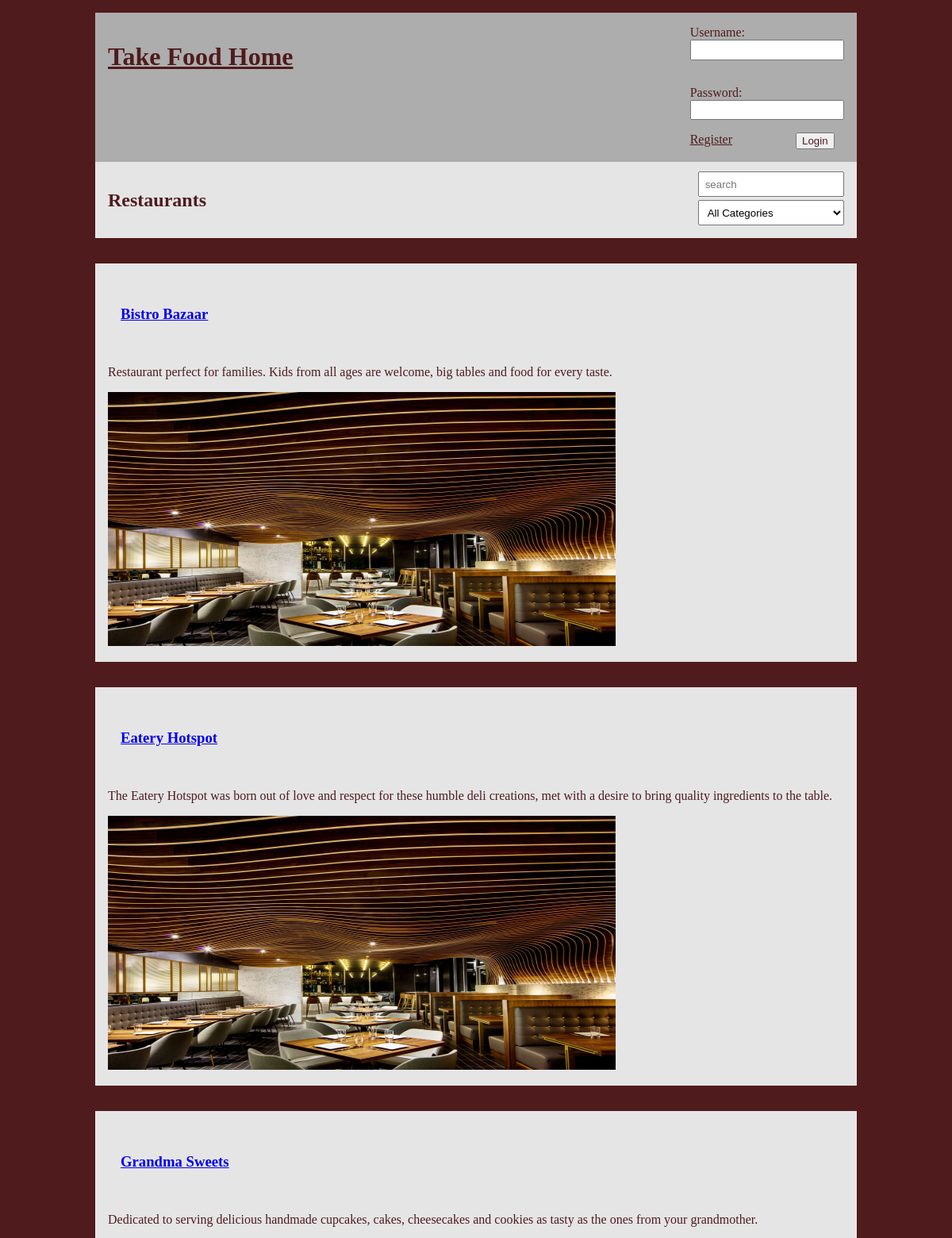
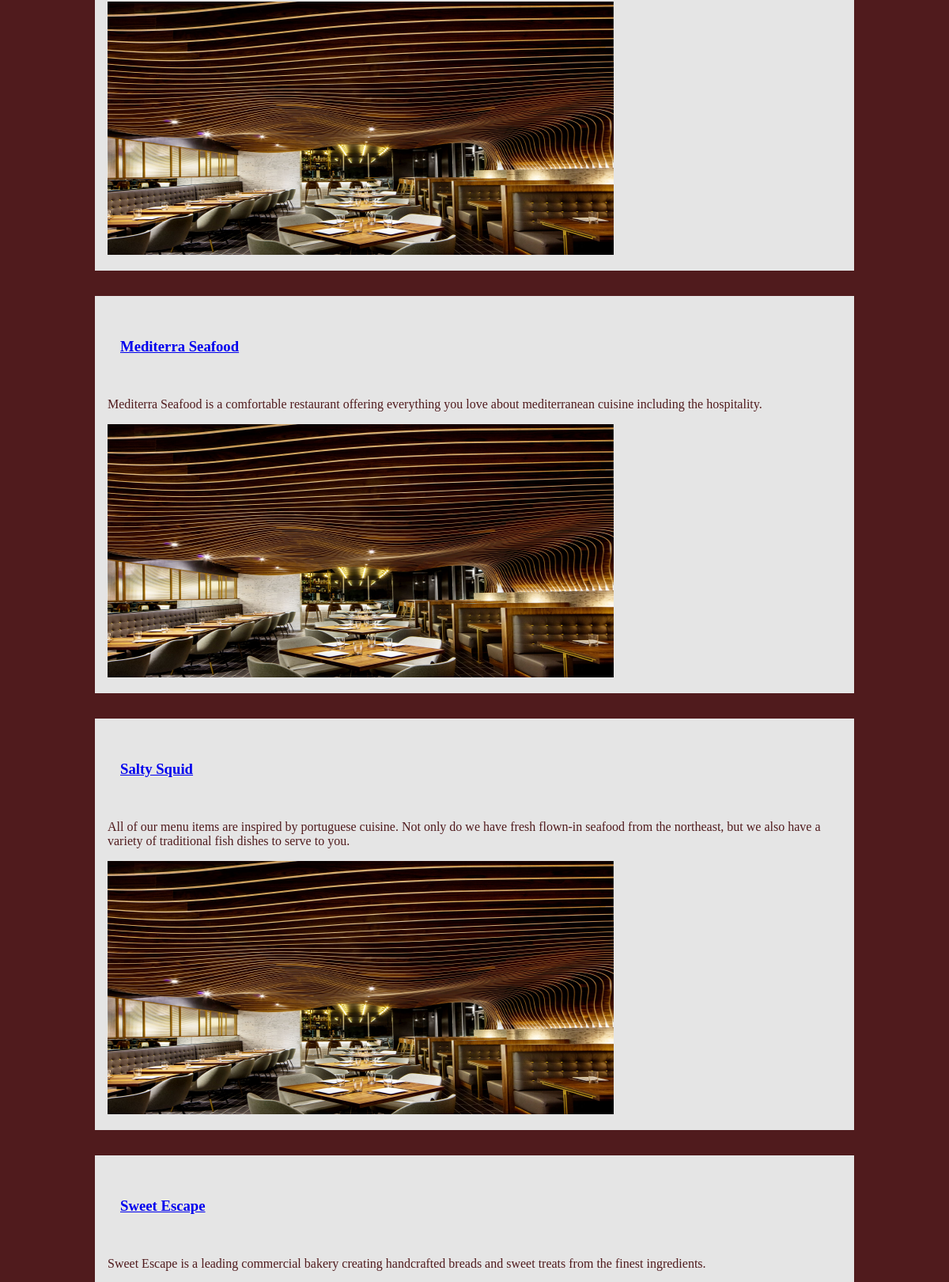
The page / (upper part) on the database its author committed (2 pictures, top to bottom).
### tables this page shows
CREATE TABLE Restaurant(
    restaurantID    INTEGER PRIMARY KEY,
    name            VARCHAR(32) UNIQUE NOT NULL,
    description     VARCHAR(500) DEFAULT 'The owner has not provided a description for this restaurant yet.',
    address         VARCHAR(64) UNIQUE NOT NULL,
    email           VARCHAR(32),
    phoneNumber     CHAR(9) NOT NULL,
    category        VARCHAR(16),
    ownerID         INTEGER REFERENCES USER(userID),
    picture        TEXT NOT NULL
);

### index.php (called while the page is built, shortened)
<?php
    require_once('php/output-functions/draw-restaurants.php');
    require_once('php/output-functions/draw-header.php');
    outputRestaurants();
?>

### database/data-fetching/restaurants.php (called while the page is built, shortened)
<?php
    function getAllRestaurants($db) {
        $stmt = $db->prepare(
            'SELECT * FROM Restaurant
            ORDER BY name'
        );
        $stmt->execute();
        $restaurants = $stmt->fetchAll();
        return $restaurants;
    }
?>

### php/output-functions/draw-restaurants.php (the view, shortened to what this page needs)
<?php
    function outputRestaurants() {
        require_once('database/db-connection.php');
        require_once('database/data-fetching/restaurants.php');
        $db = getDatabaseConnection('database/restaurants.db');
        $restaurants = getAllRestaurants($db);
        $categories = getAllCategories($db); ?>
        <main>
            <header>
                <h2>Restaurants</h2>
                <div id="search-form">
                    <input id="search-restaurant" type="text" placeholder="search">
                    <select id="search-category" name="search-category">
                        <option value="all" selected>All Categories</option>
                    </select>
                </div>
            </header>
            <section id="restaurants">
            <?php
            foreach ($restaurants as $restaurant) { ?>
                <article class="restaurant">
                    <header class="restaurant-name">
                        <h3>
                            <a href=<?='restaurant-page.php?id=' . $restaurant['restaurantID']?>>
                                <?=$restaurant['name']?>
                            </a>
                        </h3>
                    </header>
                    <p class="restaurant-description"><?=$restaurant['description']?></p>
                    <img src="../../img/<?=$restaurant['picture'] ?>" alt="Restaurant's image">
                </article>
            <?php
            } ?>
            </section>
        </main>
    <?php
    }
?>

### css/style.css (style rules this page uses)
body { --main-color: #501B1D; --background-color: #E5E5E5; --secondary-color: #ADADAD; width: 60em; margin: 1em auto; background-color: var(--main-color); }
p { word-break: normal; }
main { background-color: var(--main-color); color: var(--main-color); }
main header { background-color: var(--background-color); padding: 0em 1em; height: 6em; display: flex; justify-content: space-between; align-items: center; }
main header h2 { align-self: center; flex-grow: 1; }
main header div#search-form { height: fit-content; display: grid; grid-template-columns: 11.5em; grid-template-rows: 1.5em 2em; gap: 0.5em }
main header div#search-form #search-restaurant { align-self: center; padding: 0.5em; margin: 0em; width: auto; }
main header div#search-form #search-category { align-self: center; padding: 0.5em; margin: 0em; width: auto; }
main article { background-color: var(--background-color); padding: 1em; margin: 2em 0em; width: auto; overflow: auto; word-break: break-all; }
#restaurants img { width: 40em; height: 20em; }
main input { width: 98%; padding: 12px 20px; margin: 0.7em 0.5em; box-sizing: border-box; }

### rows shown on the page
restaurant: name "Bistro Bazaar", description "Restaurant perfect for families. Kids from all ages are welcome, big tables and food for every taste.", picture (picture)
restaurant: name "Eatery Hotspot", description "The Eatery Hotspot was born out of love and respect for these humble deli creations, met with a desire to bring quality ingredients to the table.", picture (picture)
restaurant: name "Grandma Sweets", description "Dedicated to serving delicious handmade cupcakes, cakes, cheesecakes and cookies as tasty as the ones from your grandmother.", picture (picture)
restaurant: name "Mediterra Seafood", description "Mediterra Seafood is a comfortable restaurant offering everything you love about mediterranean cuisine including the hospitality.", picture (picture)
restaurant: name "Salty Squid", description "All of our menu items are inspired by portuguese cuisine. Not only do we have fresh flown-in seafood from the northeast, but we also have a variety of traditional fish dishes to serve to you.", picture (picture)
restaurant: name "Sweet Escape", description "Sweet Escape is a leading commercial bakery creating handcrafted breads and sweet treats from the finest ingredients."
